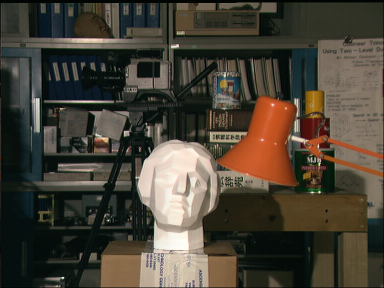
//> input picture OpenMp example/02__real_applications/016__stereo_vision__01/img_left.png, 384 x 288 px
$ ./main   (built with g++ and OpenCV 4)
//> lines starting //> are read from the running program, lines starting //| are printed output that depends on the picture
#include <opencv2/opencv.hpp>
#include <opencv2/highgui.hpp>
#include <opencv2/imgproc.hpp>
#include <opencv2/calib3d.hpp>

using std::cout;
using std::endl;

int main()
{
    int numDisparity = 32;
    int blockSize = 5;
    cv::Ptr<cv::StereoSGBM> stereo = cv::StereoSGBM::create();
    cv::Mat disp,disparity; //Disparity
    cv::Mat imgL;
    cv::Mat imgR;

    cv::namedWindow("left image", cv::WINDOW_AUTOSIZE);
    cv::namedWindow("right image", cv::WINDOW_AUTOSIZE);
    cv::namedWindow("disparity", cv::WINDOW_AUTOSIZE);

    imgL = cv::imread("img_left.png",  cv::IMREAD_GRAYSCALE);
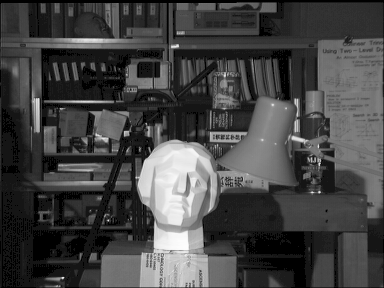
//> imgL: 288 rows x 384 cols, CV_8UC1; min 0, max 253, mean 68.4
    imgR = cv::imread("img_right.png", cv::IMREAD_GRAYSCALE);
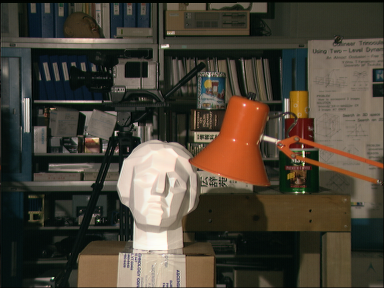
//> input picture OpenMp example/02__real_applications/016__stereo_vision__01/img_right.png, 384 x 288 px
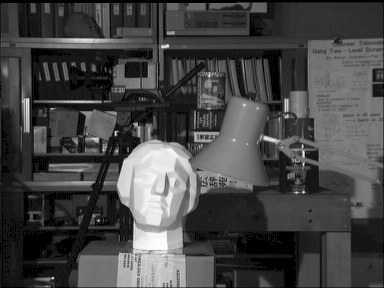
//> imgR: 288 rows x 384 cols, CV_8UC1; min 0, max 253, mean 69.5

    stereo->setNumDisparities(numDisparity);
    stereo->compute(imgL, imgR, disp);
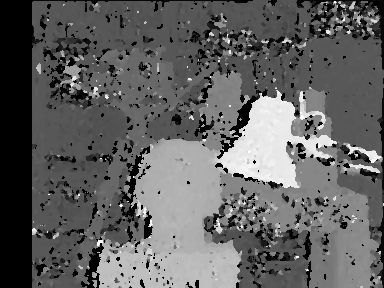
//> disp: 288 rows x 384 cols, CV_16SC1; min -16, max 496, mean 181; drawn with min black and max white
    disp.convertTo(disparity, CV_8U);
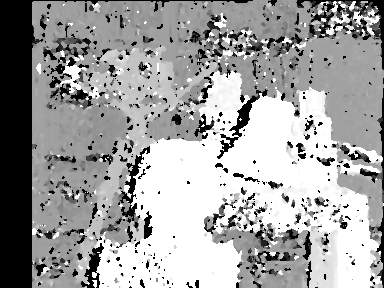
//> disparity: 288 rows x 384 cols, CV_8UC1; min 0, max 255, mean 160.1

    cv::imshow("left image", imgL);
    cv::imshow("right image", imgR);
    cv::imshow("disparity", disparity);

    cv::waitKey(0);
    return 0;
}
